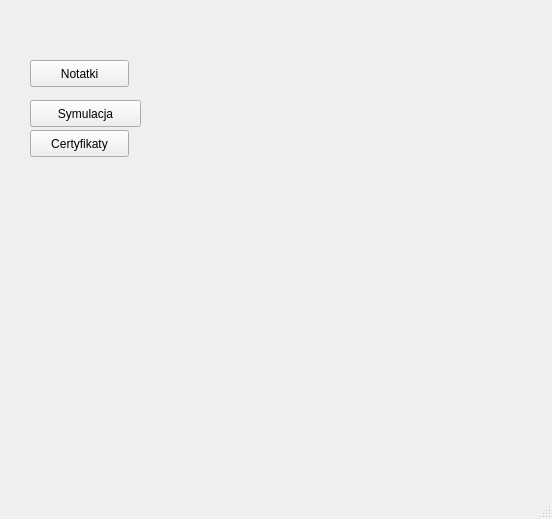
<?xml version="1.0" encoding="UTF-8"?>
<ui version="4.0">
 <class>OknoOperatora</class>
 <widget class="QMainWindow" name="OknoOperatora">
  <property name="geometry">
   <rect>
    <x>0</x>
    <y>0</y>
    <width>552</width>
    <height>519</height>
   </rect>
  </property>
  <property name="windowTitle">
   <string>MainWindow</string>
  </property>
  <widget class="QWidget" name="centralwidget">
   <widget class="PanelUzytkownika" name="widget" native="true">
    <property name="geometry">
     <rect>
      <x>390</x>
      <y>60</y>
      <width>120</width>
      <height>291</height>
     </rect>
    </property>
    <property name="styleSheet">
     <string notr="true">background-color: &quot;blue&quot;</string>
    </property>
   </widget>
   <widget class="QPushButton" name="pushButton">
    <property name="geometry">
     <rect>
      <x>30</x>
      <y>60</y>
      <width>99</width>
      <height>27</height>
     </rect>
    </property>
    <property name="text">
     <string>Notatki</string>
    </property>
   </widget>
   <widget class="QPushButton" name="pushButton_2">
    <property name="geometry">
     <rect>
      <x>30</x>
      <y>100</y>
      <width>111</width>
      <height>27</height>
     </rect>
    </property>
    <property name="text">
     <string>Symulacja</string>
    </property>
   </widget>
   <widget class="QPushButton" name="pushButton_3">
    <property name="geometry">
     <rect>
      <x>30</x>
      <y>130</y>
      <width>99</width>
      <height>27</height>
     </rect>
    </property>
    <property name="text">
     <string>Certyfikaty</string>
    </property>
   </widget>
  </widget>
  <widget class="QMenuBar" name="menubar">
   <property name="geometry">
    <rect>
     <x>0</x>
     <y>0</y>
     <width>552</width>
     <height>25</height>
    </rect>
   </property>
  </widget>
  <widget class="QStatusBar" name="statusbar"/>
 </widget>
 <customwidgets>
  <customwidget>
   <class>PanelUzytkownika</class>
   <extends>QWidget</extends>
   <header>paneluzytkownika.h</header>
   <container>1</container>
  </customwidget>
 </customwidgets>
 <resources/>
 <connections/>
</ui>
